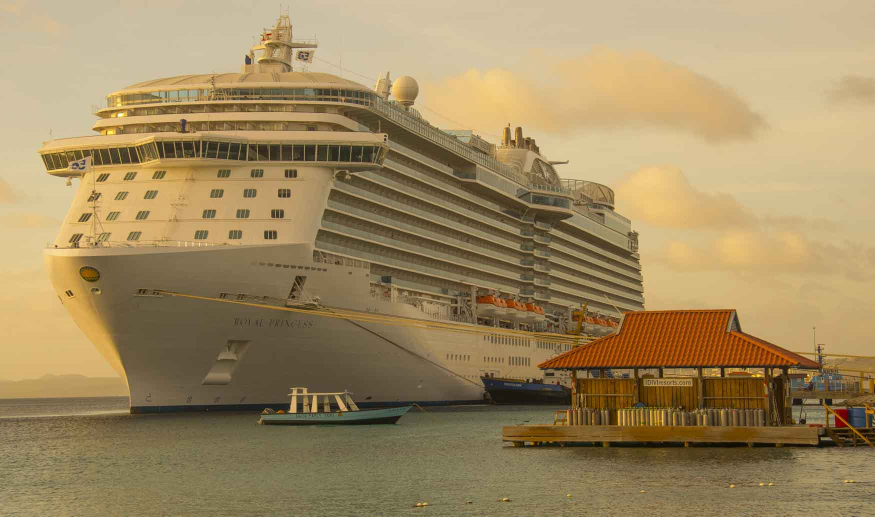
#> input picture Python/BuckysCodeExamples/CruiseShip.jpg, 1750 x 1033 px (shown at 1/2 size)
$ python CroppingImages.py
#> lines starting #> are read from the running program, lines starting #| are printed output that depends on the picture
from PIL import Image

img = Image.open("CruiseShip.jpg")
#> img is the input picture: PIL image 1750x1033 RGB; mean R, G, B 159, 137.4, 96.7

# a 4 item tuple
area = (200, 200, 600, 775)

# Crop the area
cropped_image = img.crop(area)
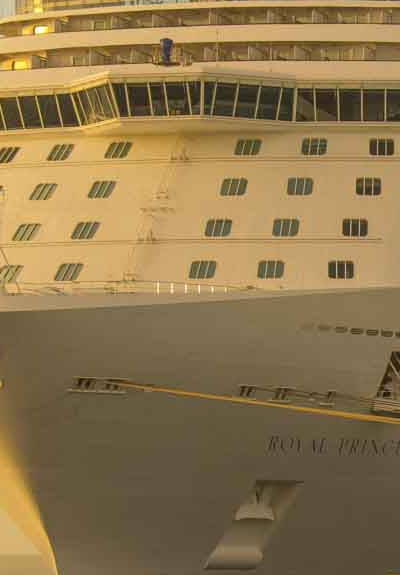
#> cropped_image: PIL image 400x575 RGB; mean R, G, B 142.5, 118.7, 77.3

# On my Mac, the big image comes up
# before the cropped image does,
# consistently using Preview
cropped_image.show()
img.show()

$ run again, with Python/BuckysCodeExamples/SaltPierReduced.jpg copied over Python/BuckysCodeExamples/CruiseShip.jpg
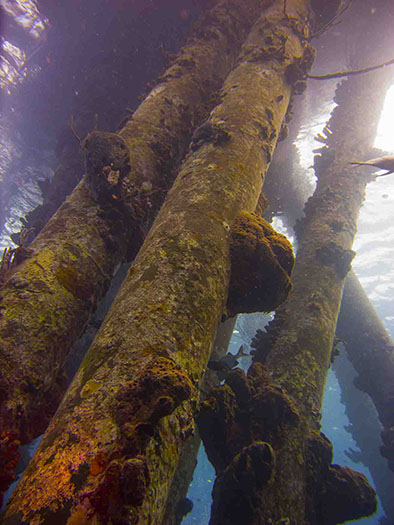
#> input picture Python/BuckysCodeExamples/SaltPierReduced.jpg, 394 x 525 px
#> img is the input picture: PIL image 394x525 RGB; mean R, G, B 91.6, 77.8, 76.2
#> `cropped_image = img.crop(area)`:
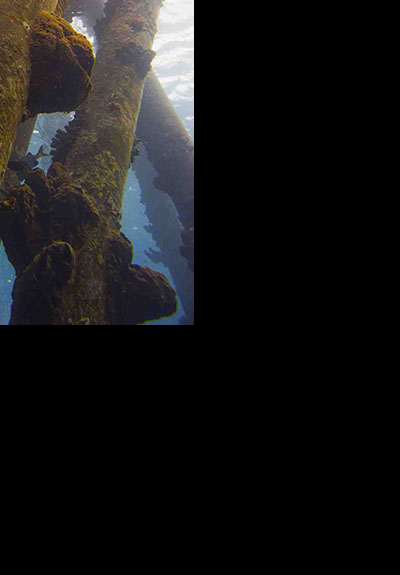
#> cropped_image: PIL image 400x575 RGB; mean R, G, B 22, 21.4, 21.7
